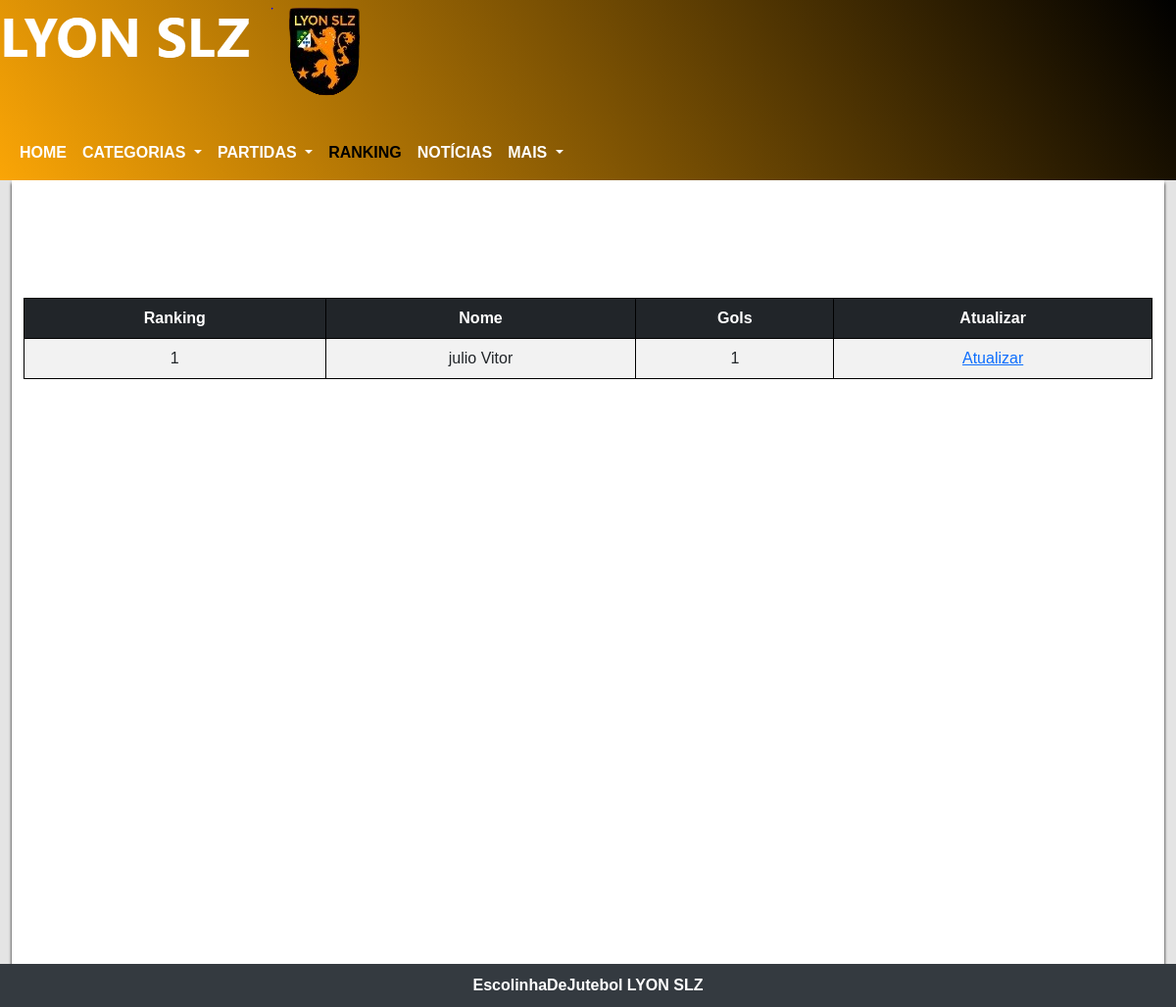
The app's page /admin/rankingAdmin.php (signed in) with its own data.
### tables this page shows
CREATE TABLE `tbljogadoress` (
  `id` int(11) UNSIGNED NOT NULL,
  `nome` varchar(45) NOT NULL,
  `sobrenome` varchar(45) NOT NULL,
  `idade` int(11) NOT NULL,
  `id_posicao` int(11) UNSIGNED NOT NULL,
  `gols` int(11) NOT NULL
);

### admin/rankingAdmin.php (the view, shortened to what this page needs)
<?php
require('../db/conexao.php');
$sql = $pdo->prepare("SELECT * FROM tbljogadoress");
$sql->execute();
$dados = $sql->fetchAll();
?>
<!DOCTYPE html>
<html lang="pt-br">
<head>
  <link href="https://cdn.jsdelivr.net/npm/bootstrap@5.3.0/dist/css/bootstrap.min.css" rel="stylesheet">
  <link rel="stylesheet" href="../css/navHamburguer.css">
  <link rel="stylesheet" href="../css/layout.css">
  <link rel="stylesheet" href="../css/timeANDescudo.css">
  <link rel="stylesheet" href="../css/update-delete.css">
</head>
<body>
  <div class="cabecalho">
    <picture>
      <source media="(max-width: 261px)" srcset='../img/imgLogo/lyonSlzEscudo5.png' loading="lazy">
      <source media="(max-width: 269px)" srcset='../img/imgLogo/lyonSlzEscudo4.png' loading="lazy">
      <source media="(max-width: 311px)" srcset='../img/imgLogo/lyonSlzEscudo3.png' loading="lazy">
      <source media="(max-width: 375px)" srcset='../img/imgLogo/lyonSlzEscudo2.png' loading="lazy">
      <img src="../img/imgLogo/lyonSlzEscudo.png" alt="Escudo do time LYYON SLZ" loading="lazy">
    </picture>
    <nav class="navbar navbar-expand-lg mt-4">
      <div class="container-fluid">
        <div class="collapse navbar-collapse" id="navbarNavDropdown">
          <ul class="navbar-nav">
            <li class="nav-item">
              <a class="nav-link" aria-current="page" href="homeAdmin.php">HOME</a>
            </li>
            <li class="nav-item dropdown">
              <a class="nav-link dropdown-toggle" href="#" role="button" data-bs-toggle="dropdown" aria-expanded="false">
                CATEGORIAS
              </a>
            </li>
            <li class="nav-item dropdown">
              <a class="nav-link dropdown-toggle" href="#" role="button" data-bs-toggle="dropdown" aria-expanded="false">
                PARTIDAS
              </a>
            </li>
            <li class="nav-item">
              <a class="nav-link active" id="rankingAdm" aria-current="page" href="rankingAdmin.php">RANKING</a>
            </li>
            <li class="nav-item">
              <a class="nav-link" href="noticiaisAdmin.php">NOTÍCIAS</a>
            </li>
            <li class="nav-item dropdown">
              <a class="nav-link dropdown-toggle" href="#" role="button" data-bs-toggle="dropdown" aria-expanded="false">
                MAIS
              </a>
            </li>
          </ul>
        </div>
      </div>
    </nav>
  </div>
  <main>
    <div class="container-fluid">
      <br><br>
      <br><br><br>
      <?php
      if (count($dados) > 0) {
        echo "<table class='table table-striped'>
          <thead class=table-dark>
          <tr>
              <th>Ranking</th>
              <th>Nome</th>
              <th>Gols</th>
              <th>Atualizar</th>
          </tr>
          </thead>";
        $maior = 0;
        foreach ($dados as $chaves => $valor) {
          if ($valor['gols'] > $maior) {
            $maior = $valor['gols'];
          }
        }
        $cont = 0;
        $ranking = 1;
        while ($cont < 11) {
          foreach ($dados as $chaves => $valor) {
            if ($valor['gols'] == $maior) {
              echo "<tr>
                          <td>" . $ranking . "</td>
                          <td>" . $valor['nome'] . " " . $valor['sobrenome'] . "</td>
                          <td>" . $valor['gols'] . "</td>
                          <td><a href='#' class='btn-atualizar' data-id='" . $valor['id'] . "'data-gols='" . $valor['gols'] . "'>Atualizar</a></td>
                      </tr>";
              $ranking += 1;
            }
          }
          $maior -= 1;
          $cont += 1;
          if ($cont == 10) {
            break;
          }
        }
        echo "</table>";
      } else {
        echo "<p style='text-align:center'>Nenhuma jogador foi <a href='cadastroDeJogador.php'>cadastrado</a></p>";
      }
      ?>
    </div>
  </main>
  <footer>
    <p class="mb-0">EscolinhaDeJutebol LYON SLZ</p>
  </footer>
</body>
</html>

### css/navHamburguer.css (style rules this page uses)
.nav-link { color: white; font-weight: bold; font-size: 100%; }

### css/layout.css (style rules this page uses)
:root { --cor-fundo: linear-gradient(55deg, rgb(250, 165, 6), black); --cor-submenu: rgb(172, 114, 8); --cor-hover: rgb(226, 190, 30); --cor-primaria: rgb(231, 241, 236); }
body { background-color: rgb(228, 228, 228); }
main { background-color: white; min-height: 100vh; margin: auto; box-shadow: 0px 3px 3px 0px black; }
footer { background-color: #343a40; padding: 10px; }
footer>p { text-align: center; color: white; font-weight: bold; }

### css/timeANDescudo.css (style rules this page uses)
div.cabecalho { background: linear-gradient(55deg, rgb(250, 165, 6), black); }

### admin/rankingAdmin.php (style rules this page uses)
body { font-family: 'Arial'; }
table { border-collapse: collapse; width: 100%; }
th, td { padding: 10px; text-align: center; border: solid 1px black; }
main { width: 98vw; }

### records on screen
tbljogadoress: nome "julio", sobrenome "Vitor", gols "1"
